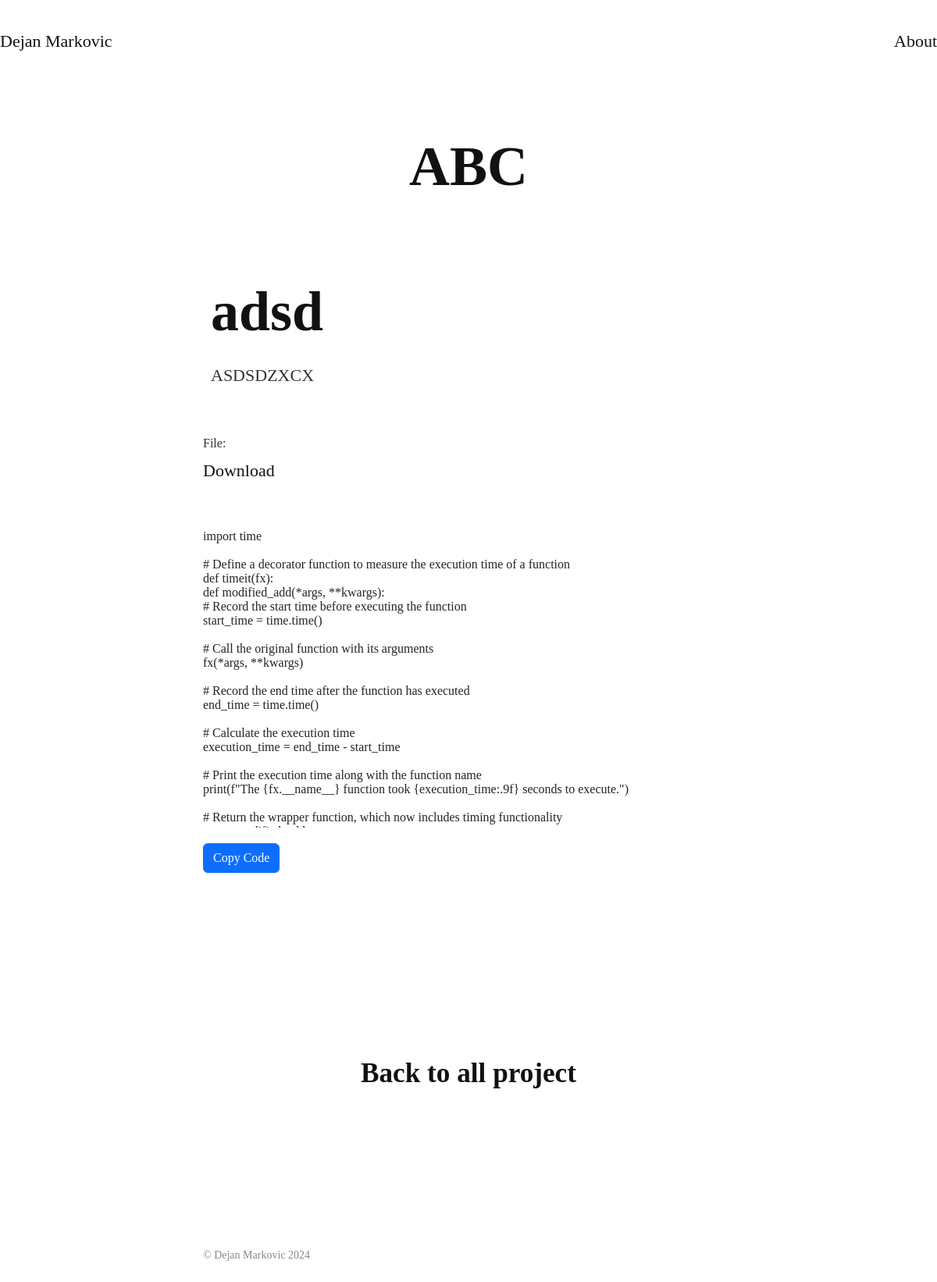
/project/6/, run on an earlier commit of the app's database.
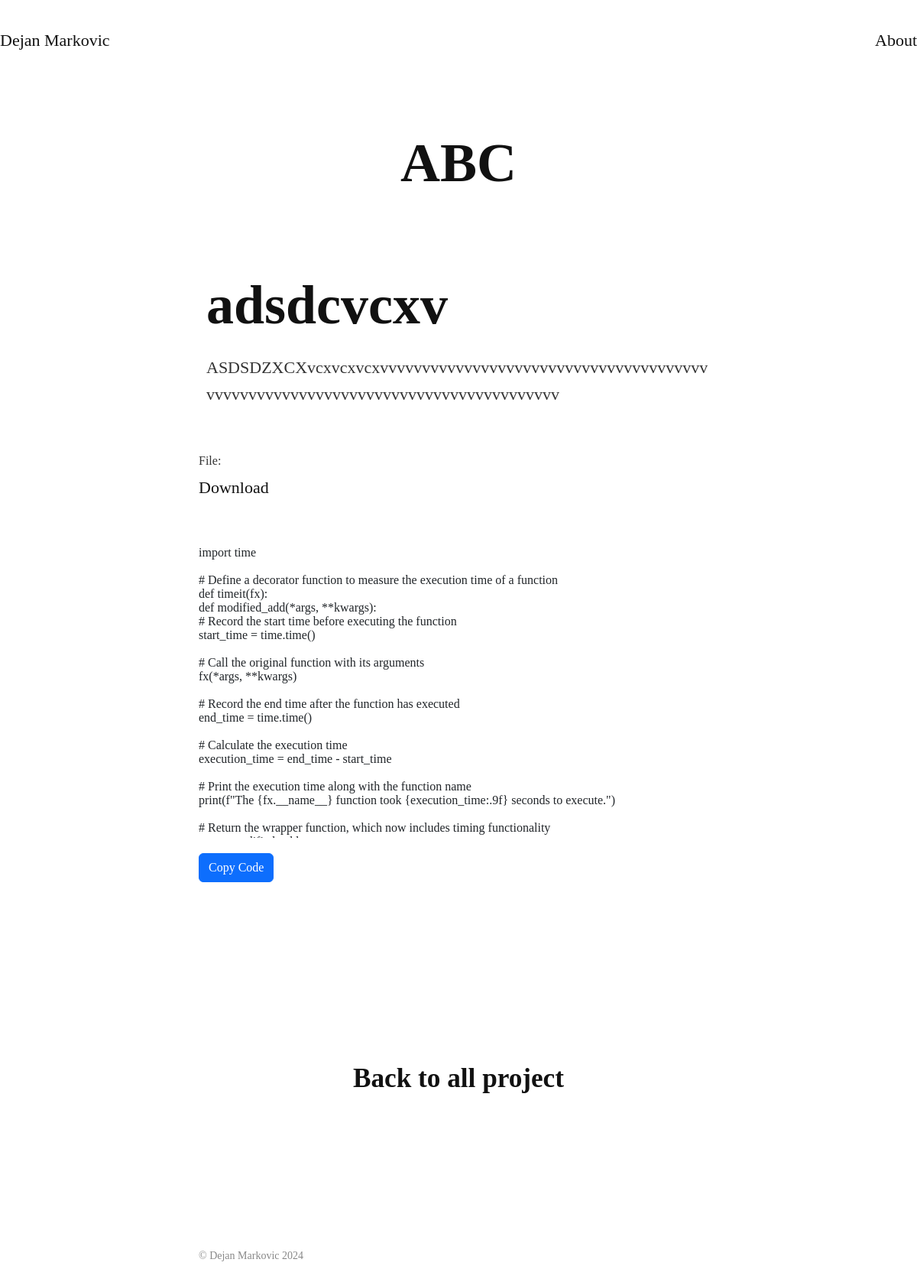
And on a later commit of the database.
### portfolio_app/models.py (models this page shows, shortened)
class ProjectDetailModel(models.Model):
    project = models.ForeignKey(ProjectModel, on_delete=models.CASCADE, related_name='details')
    code_title = models.CharField(max_length=255)
    description = models.TextField(max_length=500)
    python_file = models.FileField(upload_to='projects/files/', blank=True, null=True)

### portfolio_app/views.py (the view)
# urls.py: path('project/<int:project_id>/', views.project_detail_view, name='project_detail'),
def project_detail_view(request, project_id):
    project = get_object_or_404(ProjectModel, id=project_id)
    project_details = project.details.all()
    if project_details:
        for detail in project_details:
            if detail.python_file:
                try:
                    with open(detail.python_file.path, 'r') as file:
                        detail.python_file_content = file.read()
                except Exception as e:
                    print(f"Error reading Python file {detail.python_file}: {e}")
    context = {
        'project': project,
        'project_details': project_details,
        'no_details': len(project_details) == 0,
        'page_title': 'Project Detail',
    }
    return render(request, 'portfolio_app/project_detail.html', context)

### portfolio_app/templates/portfolio_app/project_detail.html (shortened to what this page needs)
{% extends 'base.html' %}
{% block content %}
<div class="toast-container position-fixed top-0 end-0 p-3">
  </div>
<div id = "project_details">
<div style = "text-align: center; padding: 16vh 0 1vh 0" class="work-page slide delay01">
    <div class="work-page-content">
        <h1>{{ project.title }}</h1>
    </div>
</div>
{% if no_details %}
    <div class="about-me slide delay03">
        <div style = "text-align: center;" class="description">
            <p>No details yet. Please <a href="{% url 'add_project_detail' project.id %}" style = "padding-top: 0px; display: inline-block;">add</a> the details for the project.</p>
        </div>
    </div>
    <div style = "margin: 4vh auto 4vh auto;" class="back-to-projects">
		<a href="{% url 'portfolio_page' %}">Back to all project </a>
	</div>
{% else %}
<div style = "padding: 1vh 0 16vh 0" class="work-page slide delay01">
	<div class="work-page-content">
        {% for detail in project_details %}
		<h1>{{ detail.code_title }}</h1>
		<p class="text">
			{{ detail.description }}
        </p>
        {% if detail.python_file %}
		<p>
            <strong>File:</strong> <a style="width: 120px;" href="{{ detail.python_file.url }}" download>Download</a>
		</p>
        <p>
            <pre><code id="code-3" class="language-python" style="display: block; height: 400px; overflow-y: auto; white-space: pre-line;">
            </code></pre>
            <button style = "margin-top: 20px;" class="btn btn-primary copy-btn" data-target="code-3">Copy Code</button>
		</p>
        {% endif %}
        {% endfor %}
    </div>
    <div class="back-to-projects">
		<a href="{% url 'portfolio_page' %}">Back to all project </a>
	</div>
</div>
{% endif %}
<link rel="stylesheet" href="//code.jquery.com/ui/1.13.2/themes/base/jquery-ui.css">
{% endblock %}

What changed in the data, as far as the page shows it:
changed ProjectDetailModel: code_title "adsd" → "adsdcvcxv"; description "ASDSDZXCX" → "ASDSDZXCXvcxvcxvcxvvvvvvvvvvvvvvvvvvvvvvvvvvvvvvvvvvvvvvvvvvvvvvvvvvvvvvvvvvvvvvvvvvvvvvvvvvvvvvvvv"
